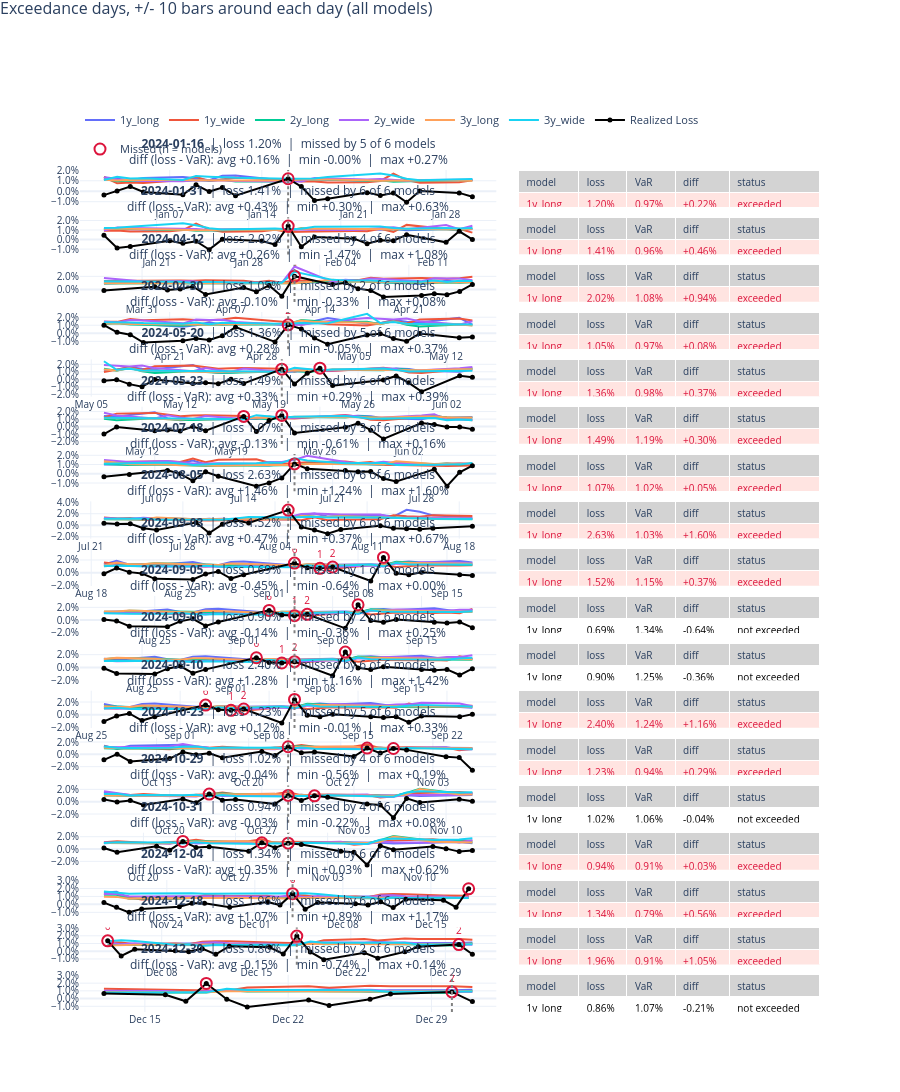

Source (notebook cell):
### Code cell
# All exceedance days stacked in ONE figure: per day a graph (every run's VaR line + the realized loss) and,
# next to it, a table with loss, VaR and loss - VaR per run (exceeded rows in red). Pass fewer days for a shorter figure.
plot_exceedance_days_focus(
    {key: run['var_df'] for key, run in runs.items()},
    exceedance_days,
    window_bars=10,
)
